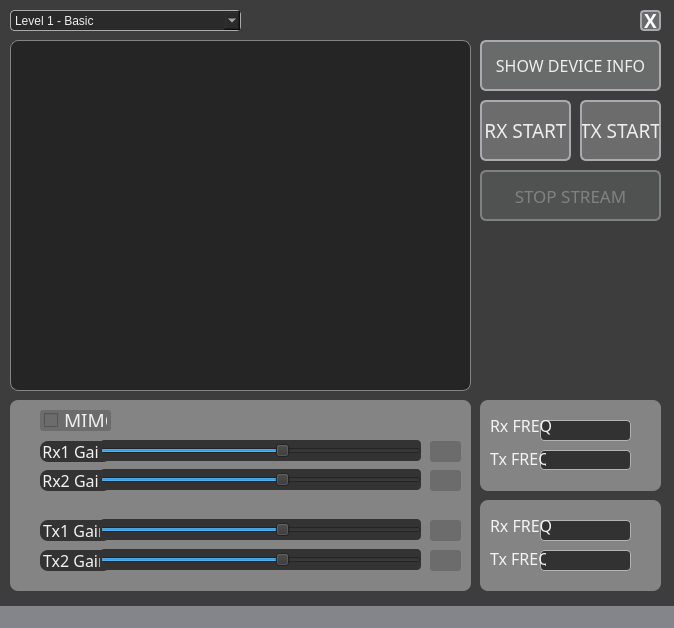
<?xml version="1.0" encoding="UTF-8"?>
<ui version="4.0">
 <class>MainWindow</class>
 <widget class="QMainWindow" name="MainWindow">
  <property name="enabled">
   <bool>true</bool>
  </property>
  <property name="geometry">
   <rect>
    <x>0</x>
    <y>0</y>
    <width>674</width>
    <height>628</height>
   </rect>
  </property>
  <property name="minimumSize">
   <size>
    <width>674</width>
    <height>628</height>
   </size>
  </property>
  <property name="maximumSize">
   <size>
    <width>674</width>
    <height>628</height>
   </size>
  </property>
  <property name="font">
   <font>
    <family>Titillium Web</family>
    <pointsize>13</pointsize>
    <weight>50</weight>
    <italic>false</italic>
    <bold>false</bold>
   </font>
  </property>
  <property name="windowTitle">
   <string>BladeRF Explorer v0.00001</string>
  </property>
  <property name="styleSheet">
   <string notr="true">#MainWindow{
background: url(&quot;../images/bg.png&quot;);
background-color: rgb(69,69,69);
border: 4px solid rgb(21, 166, 167);
	font: 13pt &quot;Titillium Web&quot;;
}
</string>
  </property>
  <widget class="QWidget" name="centralWidget">
   <property name="styleSheet">
    <string notr="true">background-color: rgb(61, 61, 61)


</string>
   </property>
   <widget class="QPushButton" name="rxButton">
    <property name="geometry">
     <rect>
      <x>480</x>
      <y>100</y>
      <width>91</width>
      <height>61</height>
     </rect>
    </property>
    <property name="font">
     <font>
      <family>Titillium Web</family>
      <pointsize>14</pointsize>
     </font>
    </property>
    <property name="focusPolicy">
     <enum>Qt::TabFocus</enum>
    </property>
    <property name="styleSheet">
     <string notr="true">QPushButton
{
border: 2px solid rgb(172, 169, 174);
            border-radius: 6px;
            background-color:rgb(108, 108, 108);
            color: rgb(238, 238, 238);
}

QPushButton:hover{
	background-color: rgb(81, 81, 81);
	color: rgb(23, 188, 255)
}

QPushButton:disabled {
border-color: rgb(129, 128, 128);
background-color: rgb(80, 82, 82);
color: rgb(128, 130, 130);
}</string>
    </property>
    <property name="text">
     <string>RX START</string>
    </property>
   </widget>
   <widget class="QPushButton" name="txButton">
    <property name="geometry">
     <rect>
      <x>580</x>
      <y>100</y>
      <width>81</width>
      <height>61</height>
     </rect>
    </property>
    <property name="font">
     <font>
      <family>Titillium Web</family>
      <pointsize>14</pointsize>
     </font>
    </property>
    <property name="styleSheet">
     <string notr="true">QPushButton
{
border: 2px solid rgb(172, 169, 174);
            border-radius: 6px;
            background-color:rgb(108, 108, 108);
            color: rgb(238, 238, 238);
}

QPushButton:hover{
	background-color: rgb(81, 81, 81);
	color: rgb(23, 188, 255)
}

QPushButton:disabled {
border-color: rgb(129, 128, 128);
background-color: rgb(80, 82, 82);
color: rgb(128, 130, 130);
}</string>
    </property>
    <property name="text">
     <string>TX START</string>
    </property>
   </widget>
   <widget class="QPushButton" name="stopButton">
    <property name="enabled">
     <bool>false</bool>
    </property>
    <property name="geometry">
     <rect>
      <x>480</x>
      <y>170</y>
      <width>181</width>
      <height>51</height>
     </rect>
    </property>
    <property name="font">
     <font>
      <family>Titillium Web</family>
      <pointsize>13</pointsize>
     </font>
    </property>
    <property name="styleSheet">
     <string notr="true">QPushButton
{
border: 2px solid rgb(172, 169, 174);
            border-radius: 6px;
            background-color:rgb(108, 108, 108);
            color: rgb(238, 238, 238);
}

QPushButton:hover{
	background-color: rgb(81, 81, 81);
	color: rgb(23, 188, 255);
}

QPushButton:disabled {
border-color: rgb(129, 128, 128);
background-color: rgb(80, 82, 82);
color: rgb(128, 130, 130);
}</string>
    </property>
    <property name="text">
     <string>STOP STREAM</string>
    </property>
   </widget>
   <widget class="QFrame" name="frame">
    <property name="geometry">
     <rect>
      <x>10</x>
      <y>400</y>
      <width>461</width>
      <height>191</height>
     </rect>
    </property>
    <property name="autoFillBackground">
     <bool>false</bool>
    </property>
    <property name="styleSheet">
     <string notr="true">background-color: rgb(132, 132, 132);
border-radius: 8px;</string>
    </property>
    <property name="frameShape">
     <enum>QFrame::StyledPanel</enum>
    </property>
    <property name="frameShadow">
     <enum>QFrame::Raised</enum>
    </property>
    <widget class="QSlider" name="gainSlider_RX2">
     <property name="geometry">
      <rect>
       <x>90</x>
       <y>69</y>
       <width>321</width>
       <height>21</height>
      </rect>
     </property>
     <property name="styleSheet">
      <string notr="true">color: #f3f3f3;
background-color: #333;
border-radius: 4px;
padding-top: 2px;

</string>
     </property>
     <property name="maximum">
      <number>70</number>
     </property>
     <property name="sliderPosition">
      <number>40</number>
     </property>
     <property name="orientation">
      <enum>Qt::Horizontal</enum>
     </property>
     <property name="invertedAppearance">
      <bool>false</bool>
     </property>
     <property name="invertedControls">
      <bool>false</bool>
     </property>
     <property name="tickPosition">
      <enum>QSlider::NoTicks</enum>
     </property>
     <property name="tickInterval">
      <number>1</number>
     </property>
    </widget>
    <widget class="QLabel" name="label_4">
     <property name="geometry">
      <rect>
       <x>30</x>
       <y>70</y>
       <width>71</width>
       <height>21</height>
      </rect>
     </property>
     <property name="font">
      <font>
       <family>Titillium Web</family>
       <pointsize>12</pointsize>
      </font>
     </property>
     <property name="focusPolicy">
      <enum>Qt::NoFocus</enum>
     </property>
     <property name="styleSheet">
      <string notr="true">color: #f3f3f3;
background-color: #333;

</string>
     </property>
     <property name="text">
      <string>Rx2 Gain</string>
     </property>
     <property name="alignment">
      <set>Qt::AlignCenter</set>
     </property>
    </widget>
    <widget class="QLabel" name="gainValue_RX2">
     <property name="geometry">
      <rect>
       <x>420</x>
       <y>70</y>
       <width>31</width>
       <height>21</height>
      </rect>
     </property>
     <property name="font">
      <font>
       <family>Titillium Web</family>
       <pointsize>14</pointsize>
      </font>
     </property>
     <property name="styleSheet">
      <string notr="true">            border-radius: 3px;
            background-color:rgb(108, 108, 108);
            color: rgb(238, 238, 238);
		padding: 4px;
</string>
     </property>
     <property name="text">
      <string/>
     </property>
    </widget>
    <widget class="QLabel" name="label_5">
     <property name="geometry">
      <rect>
       <x>30</x>
       <y>120</y>
       <width>71</width>
       <height>21</height>
      </rect>
     </property>
     <property name="font">
      <font>
       <family>Titillium Web</family>
       <pointsize>12</pointsize>
      </font>
     </property>
     <property name="focusPolicy">
      <enum>Qt::NoFocus</enum>
     </property>
     <property name="styleSheet">
      <string notr="true">color: #f3f3f3;
background-color: #333;

</string>
     </property>
     <property name="text">
      <string>Tx1 Gain</string>
     </property>
     <property name="alignment">
      <set>Qt::AlignCenter</set>
     </property>
    </widget>
    <widget class="QLabel" name="gainValue_TX1">
     <property name="geometry">
      <rect>
       <x>420</x>
       <y>120</y>
       <width>31</width>
       <height>21</height>
      </rect>
     </property>
     <property name="font">
      <font>
       <family>Titillium Web</family>
       <pointsize>14</pointsize>
      </font>
     </property>
     <property name="styleSheet">
      <string notr="true">            border-radius: 3px;
            background-color:rgb(108, 108, 108);
            color: rgb(238, 238, 238);
		padding: 4px;
</string>
     </property>
     <property name="text">
      <string/>
     </property>
    </widget>
    <widget class="QSlider" name="gainSlider_TX1">
     <property name="geometry">
      <rect>
       <x>90</x>
       <y>119</y>
       <width>321</width>
       <height>21</height>
      </rect>
     </property>
     <property name="styleSheet">
      <string notr="true">color: #f3f3f3;
background-color: #333;
border-radius: 4px;
padding-top: 2px;

</string>
     </property>
     <property name="maximum">
      <number>70</number>
     </property>
     <property name="sliderPosition">
      <number>40</number>
     </property>
     <property name="orientation">
      <enum>Qt::Horizontal</enum>
     </property>
     <property name="invertedAppearance">
      <bool>false</bool>
     </property>
     <property name="invertedControls">
      <bool>false</bool>
     </property>
     <property name="tickPosition">
      <enum>QSlider::NoTicks</enum>
     </property>
     <property name="tickInterval">
      <number>1</number>
     </property>
    </widget>
    <widget class="QLabel" name="label_6">
     <property name="geometry">
      <rect>
       <x>30</x>
       <y>150</y>
       <width>71</width>
       <height>21</height>
      </rect>
     </property>
     <property name="font">
      <font>
       <family>Titillium Web</family>
       <pointsize>12</pointsize>
      </font>
     </property>
     <property name="focusPolicy">
      <enum>Qt::NoFocus</enum>
     </property>
     <property name="styleSheet">
      <string notr="true">color: #f3f3f3;
background-color: #333;

</string>
     </property>
     <property name="text">
      <string>Tx2 Gain</string>
     </property>
     <property name="alignment">
      <set>Qt::AlignCenter</set>
     </property>
    </widget>
    <widget class="QLabel" name="gainValue_TX2">
     <property name="geometry">
      <rect>
       <x>420</x>
       <y>150</y>
       <width>31</width>
       <height>21</height>
      </rect>
     </property>
     <property name="font">
      <font>
       <family>Titillium Web</family>
       <pointsize>14</pointsize>
      </font>
     </property>
     <property name="styleSheet">
      <string notr="true">            border-radius: 3px;
            background-color:rgb(108, 108, 108);
            color: rgb(238, 238, 238);
		padding: 4px;
</string>
     </property>
     <property name="text">
      <string/>
     </property>
    </widget>
    <widget class="QSlider" name="gainSlider_TX2">
     <property name="geometry">
      <rect>
       <x>90</x>
       <y>149</y>
       <width>321</width>
       <height>21</height>
      </rect>
     </property>
     <property name="styleSheet">
      <string notr="true">color: #f3f3f3;
background-color: #333;
border-radius: 4px;
padding-top: 2px;

</string>
     </property>
     <property name="maximum">
      <number>70</number>
     </property>
     <property name="sliderPosition">
      <number>40</number>
     </property>
     <property name="orientation">
      <enum>Qt::Horizontal</enum>
     </property>
     <property name="invertedAppearance">
      <bool>false</bool>
     </property>
     <property name="invertedControls">
      <bool>false</bool>
     </property>
     <property name="tickPosition">
      <enum>QSlider::NoTicks</enum>
     </property>
     <property name="tickInterval">
      <number>1</number>
     </property>
    </widget>
    <widget class="QLabel" name="label_7">
     <property name="geometry">
      <rect>
       <x>30</x>
       <y>41</y>
       <width>71</width>
       <height>21</height>
      </rect>
     </property>
     <property name="font">
      <font>
       <family>Titillium Web</family>
       <pointsize>12</pointsize>
      </font>
     </property>
     <property name="focusPolicy">
      <enum>Qt::NoFocus</enum>
     </property>
     <property name="styleSheet">
      <string notr="true">color: #f3f3f3;
background-color: #333;

</string>
     </property>
     <property name="text">
      <string>Rx1 Gain</string>
     </property>
     <property name="alignment">
      <set>Qt::AlignCenter</set>
     </property>
    </widget>
    <widget class="QLabel" name="gainValue_RX1">
     <property name="geometry">
      <rect>
       <x>420</x>
       <y>41</y>
       <width>31</width>
       <height>21</height>
      </rect>
     </property>
     <property name="font">
      <font>
       <family>Titillium Web</family>
       <pointsize>14</pointsize>
      </font>
     </property>
     <property name="styleSheet">
      <string notr="true">            border-radius: 3px;
            background-color:rgb(108, 108, 108);
            color: rgb(238, 238, 238);
		padding: 4px;
</string>
     </property>
     <property name="text">
      <string/>
     </property>
    </widget>
    <widget class="QSlider" name="gainSlider_RX1">
     <property name="geometry">
      <rect>
       <x>90</x>
       <y>40</y>
       <width>321</width>
       <height>21</height>
      </rect>
     </property>
     <property name="styleSheet">
      <string notr="true">color: #f3f3f3;
background-color: #333;
border-radius: 4px;
padding-top: 2px;

</string>
     </property>
     <property name="maximum">
      <number>70</number>
     </property>
     <property name="sliderPosition">
      <number>40</number>
     </property>
     <property name="orientation">
      <enum>Qt::Horizontal</enum>
     </property>
     <property name="invertedAppearance">
      <bool>false</bool>
     </property>
     <property name="invertedControls">
      <bool>false</bool>
     </property>
     <property name="tickPosition">
      <enum>QSlider::NoTicks</enum>
     </property>
     <property name="tickInterval">
      <number>1</number>
     </property>
    </widget>
    <widget class="QCheckBox" name="checkBox">
     <property name="geometry">
      <rect>
       <x>30</x>
       <y>10</y>
       <width>71</width>
       <height>21</height>
      </rect>
     </property>
     <property name="font">
      <font>
       <family>Titillium Web</family>
       <pointsize>14</pointsize>
      </font>
     </property>
     <property name="toolTip">
      <string notr="true" extracomment="dgfgfdsgfds"/>
     </property>
     <property name="autoFillBackground">
      <bool>false</bool>
     </property>
     <property name="styleSheet">
      <string notr="true">QCheckBox
{

            border-radius: 3px;
            background-color:rgb(108, 108, 108);
            color: rgb(238, 238, 238);
		padding: 4px;

		
}
QCheckBox:focus
{
  border-color: rgb(73, 255, 31);
}



QPushButton:hover{
	background-color: rgb(81, 81, 81);
	color: rgb(23, 188, 255)
}

QPushButton:disabled {
border-color: rgb(129, 128, 128);
background-color: rgb(80, 82, 82);
color: rgb(128, 130, 130);
}</string>
     </property>
     <property name="text">
      <string>MIMO</string>
     </property>
     <property name="checked">
      <bool>false</bool>
     </property>
    </widget>
    <zorder>label_4</zorder>
    <zorder>gainSlider_RX2</zorder>
    <zorder>gainValue_RX2</zorder>
    <zorder>label_5</zorder>
    <zorder>gainValue_TX1</zorder>
    <zorder>gainSlider_TX1</zorder>
    <zorder>label_6</zorder>
    <zorder>gainValue_TX2</zorder>
    <zorder>gainSlider_TX2</zorder>
    <zorder>label_7</zorder>
    <zorder>gainValue_RX1</zorder>
    <zorder>gainSlider_RX1</zorder>
    <zorder>checkBox</zorder>
   </widget>
   <widget class="QFrame" name="frame_2">
    <property name="geometry">
     <rect>
      <x>480</x>
      <y>400</y>
      <width>181</width>
      <height>91</height>
     </rect>
    </property>
    <property name="styleSheet">
     <string notr="true">background-color: rgb(132, 132, 132);
border-radius: 8px;</string>
    </property>
    <property name="frameShape">
     <enum>QFrame::StyledPanel</enum>
    </property>
    <property name="frameShadow">
     <enum>QFrame::Raised</enum>
    </property>
    <widget class="QLineEdit" name="txFreqTextBox">
     <property name="geometry">
      <rect>
       <x>60</x>
       <y>50</y>
       <width>91</width>
       <height>20</height>
      </rect>
     </property>
     <property name="sizePolicy">
      <sizepolicy hsizetype="Fixed" vsizetype="Fixed">
       <horstretch>0</horstretch>
       <verstretch>0</verstretch>
      </sizepolicy>
     </property>
     <property name="font">
      <font>
       <family>Titillium Web</family>
          <pointsize>14</pointsize>
      </font>
     </property>
     <property name="focusPolicy">
      <enum>Qt::ClickFocus</enum>
     </property>
     <property name="styleSheet">
      <string notr="true">background-color: rgb(50, 50, 50);
border: 1px solid rgb(177, 180, 180);
border-radius: 4px;
color: rgb(232, 236, 236);
</string>
     </property>
     <property name="inputMask">
      <string>0000000000</string>
     </property>
     <property name="text">
      <string/>
     </property>
     <property name="maxLength">
      <number>10</number>
     </property>
     <property name="frame">
      <bool>true</bool>
     </property>
     <property name="alignment">
      <set>Qt::AlignCenter</set>
     </property>
     <property name="placeholderText">
      <string/>
     </property>
     <property name="clearButtonEnabled">
      <bool>false</bool>
     </property>
    </widget>
    <widget class="QLineEdit" name="rxFreqTextBox">
     <property name="geometry">
      <rect>
       <x>60</x>
       <y>20</y>
       <width>91</width>
       <height>21</height>
      </rect>
     </property>
     <property name="sizePolicy">
      <sizepolicy hsizetype="Fixed" vsizetype="Fixed">
       <horstretch>0</horstretch>
       <verstretch>0</verstretch>
      </sizepolicy>
     </property>
     <property name="font">
      <font>
       <family>Titillium Web</family>
       <pointsize>14</pointsize>
      </font>
     </property>
     <property name="focusPolicy">
      <enum>Qt::ClickFocus</enum>
     </property>
     <property name="acceptDrops">
      <bool>true</bool>
     </property>
     <property name="styleSheet">
      <string notr="true">background-color: rgb(50, 50, 50);
border: 1px solid rgb(177, 180, 180);
border-radius: 4px;
color: rgb(232, 236, 236);
</string>
     </property>
     <property name="inputMask">
      <string>0000000000</string>
     </property>
     <property name="text">
      <string/>
     </property>
     <property name="maxLength">
      <number>10</number>
     </property>
     <property name="frame">
      <bool>true</bool>
     </property>
     <property name="alignment">
      <set>Qt::AlignCenter</set>
     </property>
     <property name="clearButtonEnabled">
      <bool>false</bool>
     </property>
    </widget>
    <widget class="QLabel" name="rxFreqInput">
     <property name="geometry">
      <rect>
       <x>10</x>
       <y>10</y>
       <width>71</width>
       <height>31</height>
      </rect>
     </property>
     <property name="font">
      <font>
       <family>Titillium Web</family>
       <pointsize>12</pointsize>
      </font>
     </property>
     <property name="styleSheet">
      <string notr="true">color: #f3f3f3;
background: none;
</string>
     </property>
     <property name="text">
      <string>Rx FREQ</string>
     </property>
    </widget>
    <widget class="QLabel" name="label">
     <property name="geometry">
      <rect>
       <x>10</x>
       <y>50</y>
       <width>56</width>
       <height>16</height>
      </rect>
     </property>
     <property name="font">
      <font>
       <family>Titillium Web</family>
       <pointsize>12</pointsize>
      </font>
     </property>
     <property name="styleSheet">
      <string notr="true">color: #f3f3f3;
background: none;
</string>
     </property>
     <property name="text">
      <string>Tx FREQ</string>
     </property>
    </widget>
   </widget>
   <widget class="QFrame" name="frame_3">
    <property name="geometry">
     <rect>
      <x>480</x>
      <y>500</y>
      <width>181</width>
      <height>91</height>
     </rect>
    </property>
    <property name="styleSheet">
     <string notr="true">background-color: rgb(132, 132, 132);
border-radius: 8px;</string>
    </property>
    <property name="frameShape">
     <enum>QFrame::StyledPanel</enum>
    </property>
    <property name="frameShadow">
     <enum>QFrame::Raised</enum>
    </property>
    <widget class="QLineEdit" name="txFreqTextBox_2">
     <property name="geometry">
      <rect>
       <x>60</x>
       <y>50</y>
       <width>91</width>
       <height>21</height>
      </rect>
     </property>
     <property name="sizePolicy">
      <sizepolicy hsizetype="Fixed" vsizetype="Fixed">
       <horstretch>0</horstretch>
       <verstretch>0</verstretch>
      </sizepolicy>
     </property>
     <property name="font">
      <font>
       <family>Titillium Web</family>
       <pointsize>14</pointsize>
      </font>
     </property>
     <property name="focusPolicy">
      <enum>Qt::ClickFocus</enum>
     </property>
     <property name="styleSheet">
      <string notr="true">background-color: rgb(50, 50, 50);
border: 1px solid rgb(177, 180, 180);
border-radius: 4px;
color: rgb(232, 236, 236);
</string>
     </property>
     <property name="inputMask">
      <string>0000000000</string>
     </property>
     <property name="text">
      <string/>
     </property>
     <property name="maxLength">
      <number>10</number>
     </property>
     <property name="frame">
      <bool>true</bool>
     </property>
     <property name="alignment">
      <set>Qt::AlignCenter</set>
     </property>
     <property name="placeholderText">
      <string/>
     </property>
     <property name="clearButtonEnabled">
      <bool>false</bool>
     </property>
    </widget>
    <widget class="QLineEdit" name="rxFreqTextBox_2">
     <property name="geometry">
      <rect>
       <x>60</x>
       <y>20</y>
       <width>91</width>
       <height>21</height>
      </rect>
     </property>
     <property name="sizePolicy">
      <sizepolicy hsizetype="Fixed" vsizetype="Fixed">
       <horstretch>0</horstretch>
       <verstretch>0</verstretch>
      </sizepolicy>
     </property>
     <property name="font">
      <font>
       <family>Titillium Web</family>
       <pointsize>14</pointsize>
      </font>
     </property>
     <property name="focusPolicy">
      <enum>Qt::ClickFocus</enum>
     </property>
     <property name="acceptDrops">
      <bool>true</bool>
     </property>
     <property name="styleSheet">
      <string notr="true">background-color: rgb(50, 50, 50);
border: 1px solid rgb(177, 180, 180);
border-radius: 4px;
color: rgb(232, 236, 236);
</string>
     </property>
     <property name="inputMask">
      <string>0000000000</string>
     </property>
     <property name="text">
      <string/>
     </property>
     <property name="maxLength">
      <number>10</number>
     </property>
     <property name="frame">
      <bool>true</bool>
     </property>
     <property name="alignment">
      <set>Qt::AlignCenter</set>
     </property>
     <property name="clearButtonEnabled">
      <bool>false</bool>
     </property>
    </widget>
    <widget class="QLabel" name="rxFreqInput_2">
     <property name="geometry">
      <rect>
       <x>10</x>
       <y>10</y>
       <width>71</width>
       <height>31</height>
      </rect>
     </property>
     <property name="font">
      <font>
       <family>Titillium Web</family>
       <pointsize>12</pointsize>
      </font>
     </property>
     <property name="styleSheet">
      <string notr="true">color: #f3f3f3;
background: none;
</string>
     </property>
     <property name="text">
      <string>Rx FREQ</string>
     </property>
    </widget>
    <widget class="QLabel" name="label_2">
     <property name="geometry">
      <rect>
       <x>10</x>
       <y>50</y>
       <width>56</width>
       <height>16</height>
      </rect>
     </property>
     <property name="font">
      <font>
       <family>Titillium Web</family>
       <pointsize>12</pointsize>
      </font>
     </property>
     <property name="styleSheet">
      <string notr="true">color: #f3f3f3;
background: none;
</string>
     </property>
     <property name="text">
      <string>Tx FREQ</string>
     </property>
    </widget>
   </widget>
   <widget class="QPushButton" name="quitButton">
    <property name="geometry">
     <rect>
      <x>640</x>
      <y>10</y>
      <width>21</width>
      <height>21</height>
     </rect>
    </property>
    <property name="font">
     <font>
      <family>Titillium Web</family>
      <pointsize>14</pointsize>
      <weight>75</weight>
      <bold>true</bold>
     </font>
    </property>
    <property name="styleSheet">
     <string notr="true">QPushButton
{
border: 2px solid rgb(172, 169, 174);
            border-radius: 4px;
            background-color:rgb(105, 107, 107);
            color: rgb(255, 255, 255);
		font-weight: bold;
}

QPushButton:hover{
	background-color: rgb(81, 81, 81);
	border-color : rgb(252, 51, 22);
	color: rgb(252, 61, 28)
}</string>
    </property>
    <property name="text">
     <string>X</string>
    </property>
   </widget>
   <widget class="QPushButton" name="deviceButton">
    <property name="geometry">
     <rect>
      <x>480</x>
      <y>40</y>
      <width>181</width>
      <height>51</height>
     </rect>
    </property>
    <property name="font">
     <font>
      <family>Titillium Web</family>
      <pointsize>12</pointsize>
     </font>
    </property>
    <property name="cursor">
     <cursorShape>ArrowCursor</cursorShape>
    </property>
    <property name="autoFillBackground">
     <bool>false</bool>
    </property>
    <property name="styleSheet">
     <string notr="true">QPushButton
{
border: 2px solid rgb(172, 169, 174);
            border-radius: 6px;
            background-color:rgb(105, 107, 107);

            color: rgb(238, 238, 238);

text-transform: uppercase;
}

QPushButton:hover{
	background-color: rgb(81, 81, 81);
	color: rgb(23, 188, 255)
}

QPushButton:disabled {
border-color: rgb(129, 128, 128);
background-color: rgb(80, 82, 82);
color: rgb(128, 130, 130);
}</string>
    </property>
    <property name="text">
     <string>SHOW DEVICE INFO</string>
    </property>
   </widget>
   <widget class="QPlainTextEdit" name="deviceInfo">
    <property name="geometry">
     <rect>
      <x>10</x>
      <y>40</y>
      <width>461</width>
      <height>351</height>
     </rect>
    </property>
    <property name="font">
     <font>
      <family>Titillium Web</family>
      <pointsize>11</pointsize>
     </font>
    </property>
    <property name="styleSheet">
     <string notr="true">background-color: rgb(37, 37, 37);
border: 1px solid rgb(132, 132, 132);
border-radius: 8px;
color: rgb(66, 255, 15);
padding-top: 5px;
padding-bottom: 5px;
padding-left: 8px;
padding-right: 4px;
</string>
    </property>
    <property name="readOnly">
     <bool>true</bool>
    </property>
   </widget>
   <widget class="QComboBox" name="comboBox">
    <property name="geometry">
     <rect>
      <x>10</x>
      <y>10</y>
      <width>231</width>
      <height>21</height>
     </rect>
    </property>
    <property name="styleSheet">
     <string notr="true">QComboBox
{
border: 1px solid rgb(172, 169, 174);
            border-radius: 4px;
            background-color:rgb(42, 42, 42);

            color: rgb(238, 238, 238);
}

QComboBox:hover{
	background-color: rgb(81, 81, 81);
	color: rgb(23, 188, 255)
}

QComboBox:disabled {
border-color: rgb(129, 128, 128);
background-color: rgb(80, 82, 82);
color: rgb(128, 130, 130);
}</string>
    </property>
    <property name="currentText">
     <string notr="true">Level 1 - Basic</string>
    </property>
    <property name="iconSize">
     <size>
      <width>16</width>
      <height>16</height>
     </size>
    </property>
    <item>
     <property name="text">
      <string>Level 1 - Basic</string>
     </property>
    </item>
    <item>
     <property name="text">
      <string>Level 2 - Verbose</string>
     </property>
    </item>
    <item>
     <property name="text">
      <string>Level 3 - Very Verbose</string>
     </property>
    </item>
    <item>
     <property name="text">
      <string>Level 4 - Debug</string>
     </property>
    </item>
   </widget>
   <zorder>frame_2</zorder>
   <zorder>frame</zorder>
   <zorder>rxButton</zorder>
   <zorder>txButton</zorder>
   <zorder>stopButton</zorder>
   <zorder>frame_3</zorder>
   <zorder>quitButton</zorder>
   <zorder>deviceButton</zorder>
   <zorder>deviceInfo</zorder>
   <zorder>comboBox</zorder>
  </widget>
  <widget class="QStatusBar" name="statusBar">
   <property name="styleSheet">
    <string notr="true">background-color : rgb(131, 133, 139);</string>
   </property>
  </widget>
 </widget>
 <layoutdefault spacing="6" margin="11"/>
 <resources/>
 <connections>
  <connection>
   <sender>quitButton</sender>
   <signal>clicked()</signal>
   <receiver>MainWindow</receiver>
   <slot>on_quitButton_clicked()</slot>
   <hints>
    <hint type="sourcelabel">
     <x>30</x>
     <y>25</y>
    </hint>
    <hint type="destinationlabel">
     <x>255</x>
     <y>256</y>
    </hint>
   </hints>
  </connection>
  <connection>
   <sender>gainSlider_RX1</sender>
   <signal>valueChanged(int)</signal>
   <receiver>MainWindow</receiver>
   <slot>on_gainChanged_RX1()</slot>
   <hints>
    <hint type="sourcelabel">
     <x>240</x>
     <y>400</y>
    </hint>
    <hint type="destinationlabel">
     <x>408</x>
     <y>309</y>
    </hint>
   </hints>
  </connection>
  <connection>
   <sender>gainSlider_RX2</sender>
   <signal>valueChanged(int)</signal>
   <receiver>MainWindow</receiver>
   <slot>on_gainChanged_RX2()</slot>
   <hints>
    <hint type="sourcelabel">
     <x>240</x>
     <y>448</y>
    </hint>
    <hint type="destinationlabel">
     <x>336</x>
     <y>313</y>
    </hint>
   </hints>
  </connection>
  <connection>
   <sender>gainSlider_TX1</sender>
   <signal>valueChanged(int)</signal>
   <receiver>MainWindow</receiver>
   <slot>on_gainChanged_TX1()</slot>
   <hints>
    <hint type="sourcelabel">
     <x>240</x>
     <y>499</y>
    </hint>
    <hint type="destinationlabel">
     <x>336</x>
     <y>313</y>
    </hint>
   </hints>
  </connection>
  <connection>
   <sender>gainSlider_TX2</sender>
   <signal>valueChanged(int)</signal>
   <receiver>MainWindow</receiver>
   <slot>on_gainChanged_TX2()</slot>
   <hints>
    <hint type="sourcelabel">
     <x>240</x>
     <y>549</y>
    </hint>
    <hint type="destinationlabel">
     <x>336</x>
     <y>313</y>
    </hint>
   </hints>
  </connection>
 </connections>
 <slots>
  <signal>clicked()</signal>
  <signal>streamInfoUpdate(QString)</signal>
  <slot>enableRXTXChanged()</slot>
  <slot>on_quitButton_clicked()</slot>
  <slot>on_stopButton_clicked()</slot>
  <slot>on_gainChanged_RX1()</slot>
  <slot>on_gainChanged_RX2()</slot>
  <slot>on_gainChanged_TX1()</slot>
  <slot>on_gainChanged_TX2()</slot>
  <slot>on_deviceInfoUpdate(QString)</slot>
 </slots>
</ui>
